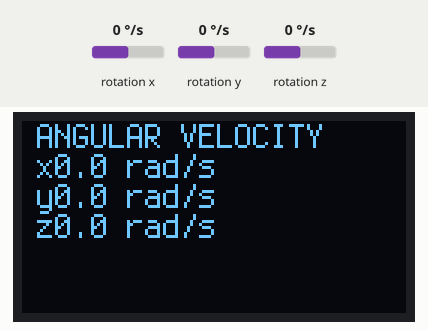
A program run on a simulated Raspberry Pi Pico running CircuitPython. On the bench: 128×64 one-colour display. Inputs (shaded band) come from the test bench; at power-on: rotation x 0 °/s, rotation y 0 °/s, rotation z 0 °/s.

Above: at 0.4 s.

The program:

code.py
```python
#type: ignore
from adafruit_display_text import label
import adafruit_displayio_ssd1306
import adafruit_mpu6050
import terminalio
import displayio
import board
import time
import busio

displayio.release_displays()
sda_pin = board.GP14
scl_pin = board.GP15
i2c = busio.I2C(scl_pin, sda_pin)
mpu = adafruit_mpu6050.MPU6050(i2c)


display_bus = displayio.I2CDisplay(i2c, device_address= 0x3d , reset=board.GP18)
display = adafruit_displayio_ssd1306.SSD1306(display_bus, width=128, height=64)
mpu = adafruit_mpu6050.MPU6050(i2c, address= 0x68 )


while True:
  # create the display group
  splash = displayio.Group()

  # add title block to display group
  title = "ANGULAR VELOCITY"
  # the order of this command is (font, text, text color, and location)
  text_area = label.Label(terminalio.FONT, text=title, color=0xFFFF00, x=5, y=5)
  splash.append(text_area)


  title = f"x{mpu.gyro[0]} rad/s"
  # the order of this command is (font, text, text color, and location)
  text_area = label.Label(terminalio.FONT, text=title, color=0xFFFF00, x=5, y=15)
  splash.append(text_area)


  title = f"y{mpu.gyro[1]} rad/s"
  # the order of this command is (font, text, text color, and location)
  text_area = label.Label(terminalio.FONT, text=title, color=0xFFFF00, x=5, y=25)
  splash.append(text_area)


  title = f"z{mpu.gyro[2]} rad/s"
  # the order of this command is (font, text, text color, and location)
  text_area = label.Label(terminalio.FONT, text=title, color=0xFFFF00, x=5, y=35)
  splash.append(text_area)

  # you will write more code here that prints the x, y, and z angular velocity values to the screen below the title. Use f strings!
  # Don't forget to round the angular velocity values to three decimal places

  # send display group to screen
  display.show(splash)
```
